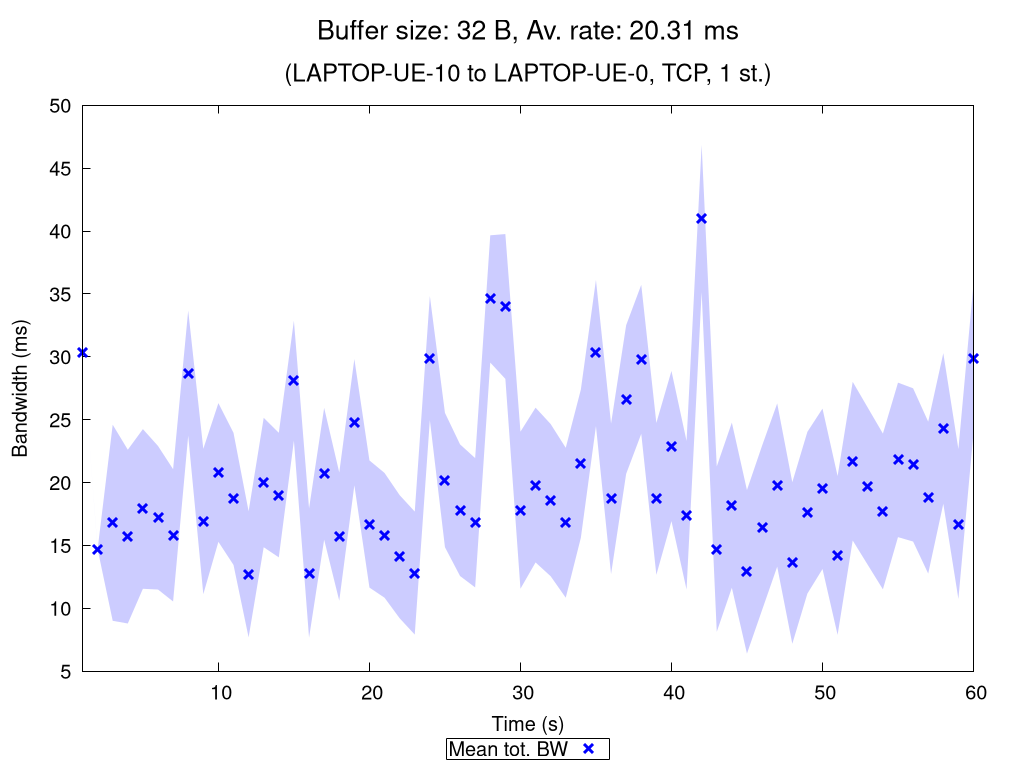

Here is the gnuplot script that generated this plot:
set terminal pngcairo nocrop enhanced size 1024,768 font "Verdana,15"
set output "TCP_1_st_2020_11_06_01-17-22_two2one_00032B.png"

set title "{/=20 Buffer size: 32 B, Av. rate: 20.31 ms}\n\n{/=18 (LAPTOP-UE-10 to LAPTOP-UE-0, TCP, 1 st.)}"

set xlabel "Time (s)"
set ylabel "Bandwidth (ms)"
set ytics nomirror
set key bmargin center horizontal box samplen 1 width -1
set bmargin 4.6
set rmargin 4.5

rf = 1.0  # rate factor
set style fill transparent solid 0.2 noborder
set autoscale xfix
plot "TCP_1_st_2020_11_06_01-17-22_two2one_00032B_iperf_processed.dat" using 1:($2/rf-$3/rf):($2/rf+$3/rf) with filledcurves lc rgb "blue" notitle, \
     "" using 1:($2/rf) with points pt 2 ps 1.5 lw 3 lc rgb "blue" title "Mean tot. BW", \
